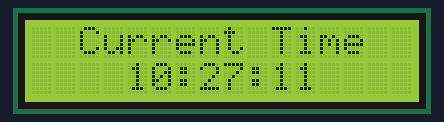
A sketch run on a simulated Arduino Uno, built with avr-gcc and run on an emulated ATmega328P. Shown: 16×2 character LCD.

Above: at 1.1 s.
At 5.1 s:
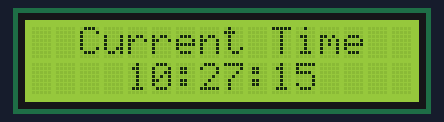
At 10.1 s:
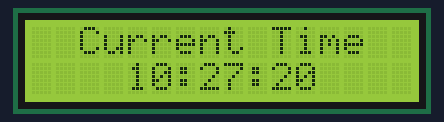
At 20.1 s:
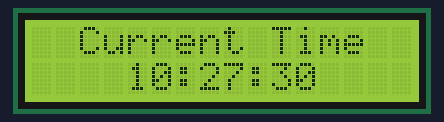
At 29.1 s:
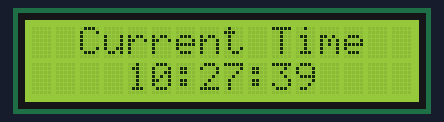
At 39.1 s:
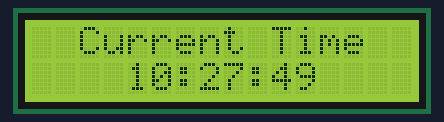

Measured:
- what the display in image 0 shows lasts 1.0 s, from 1.0 s to 2.0 s

The sketch:

Lab_4.ino
```cpp
#include<LiquidCrystal.h>
LiquidCrystal LcdDriver(11, 9, 5, 6, 7, 8);

int minutes = 27;        //These global integers keep the value of the clock
int sec = 10;
int hr = 10;

const long interval = 1000;                                //This interval is equal to 1 second and will be added to seconds
unsigned long oldMillis = 0;
int count;

void setup() {
  // put your setup code here, to run once:
  LcdDriver.begin(16, 2);
  LcdDriver.clear();
  LcdDriver.setCursor(0, 0);
}

void loop() {

//LcdDriver.setCursor(0,1);
unsigned long currentMillis = millis();

  //This sets up the timer so that it can add one second to the integer
  if(currentMillis - oldMillis >= interval) {
    oldMillis = currentMillis;

    sec++;

    LcdDriver.clear();

    LcdDriver.setCursor(0, 0);
    LcdDriver.print("  Current Time");

    LcdDriver.setCursor(4, 1);

    if(hr < 10) {
      //Prints an extra 0 if hr < 10
      LcdDriver.print(0);
      LcdDriver.print(hr);
      LcdDriver.print(":");

    } else {
      //Print no zero if hours > 10
      LcdDriver.print(hr);
      LcdDriver.print(":");

    }

    if(minutes < 10) {
      //Prints an extra 0 if minutes < 10
      LcdDriver.print(0);
      LcdDriver.print(minutes);
      LcdDriver.print(":");

    } else {
      //Print no zero if minutes > 10
      LcdDriver.print(minutes);
      LcdDriver.print(":");

    }

    if(sec < 10) {
      //Prints an extra 0 if seconds < 10
      LcdDriver.print(0);
      LcdDriver.print(sec);

    } else {
      //Print no zero if seconds > 10
      LcdDriver.print(sec);

    }

    //Adds to minutes whenever seconds is == to 59
    if(sec == 59) {
      minutes++;
      sec = -1;

    }

    //Adds to hours whenever minutes is == to 59
    if(minutes == 60) {
      hr++;
      minutes = 0;

    }
    //Resets the clock whenever hours is == to 23
    if(hr == 24) {
      hr = 0;

    }
  }

}
```
